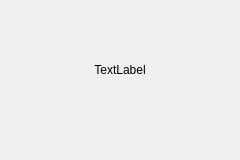
<?xml version="1.0" encoding="UTF-8"?>
<ui version="4.0">
 <class>MessageView</class>
 <widget class="QWidget" name="MessageView">
  <property name="geometry">
   <rect>
    <x>0</x>
    <y>0</y>
    <width>240</width>
    <height>160</height>
   </rect>
  </property>
  <property name="windowTitle">
   <string>MessageView</string>
  </property>
  <layout class="QVBoxLayout" name="verticalLayout_2">
   <item>
    <spacer name="verticalSpacer">
     <property name="orientation">
      <enum>Qt::Vertical</enum>
     </property>
     <property name="sizeHint" stdset="0">
      <size>
       <width>20</width>
       <height>38</height>
      </size>
     </property>
    </spacer>
   </item>
   <item>
    <layout class="QHBoxLayout" name="horizontalLayout">
     <item>
      <spacer name="horizontalSpacer_3">
       <property name="orientation">
        <enum>Qt::Horizontal</enum>
       </property>
       <property name="sizeHint" stdset="0">
        <size>
         <width>40</width>
         <height>20</height>
        </size>
       </property>
      </spacer>
     </item>
     <item>
      <layout class="QVBoxLayout" name="verticalLayout">
       <item>
        <widget class="QLabel" name="MessageLabel">
         <property name="text">
          <string>TextLabel</string>
         </property>
         <property name="alignment">
          <set>Qt::AlignCenter</set>
         </property>
         <property name="wordWrap">
          <bool>true</bool>
         </property>
        </widget>
       </item>
       <item>
        <layout class="QHBoxLayout" name="actionsLayout">
         <item>
          <spacer name="horizontalSpacer">
           <property name="orientation">
            <enum>Qt::Horizontal</enum>
           </property>
           <property name="sizeHint" stdset="0">
            <size>
             <width>40</width>
             <height>20</height>
            </size>
           </property>
          </spacer>
         </item>
        </layout>
       </item>
      </layout>
     </item>
     <item>
      <spacer name="horizontalSpacer_2">
       <property name="orientation">
        <enum>Qt::Horizontal</enum>
       </property>
       <property name="sizeHint" stdset="0">
        <size>
         <width>40</width>
         <height>20</height>
        </size>
       </property>
      </spacer>
     </item>
    </layout>
   </item>
   <item>
    <spacer name="verticalSpacer_2">
     <property name="orientation">
      <enum>Qt::Vertical</enum>
     </property>
     <property name="sizeHint" stdset="0">
      <size>
       <width>20</width>
       <height>39</height>
      </size>
     </property>
    </spacer>
   </item>
  </layout>
 </widget>
 <resources/>
 <connections/>
</ui>
